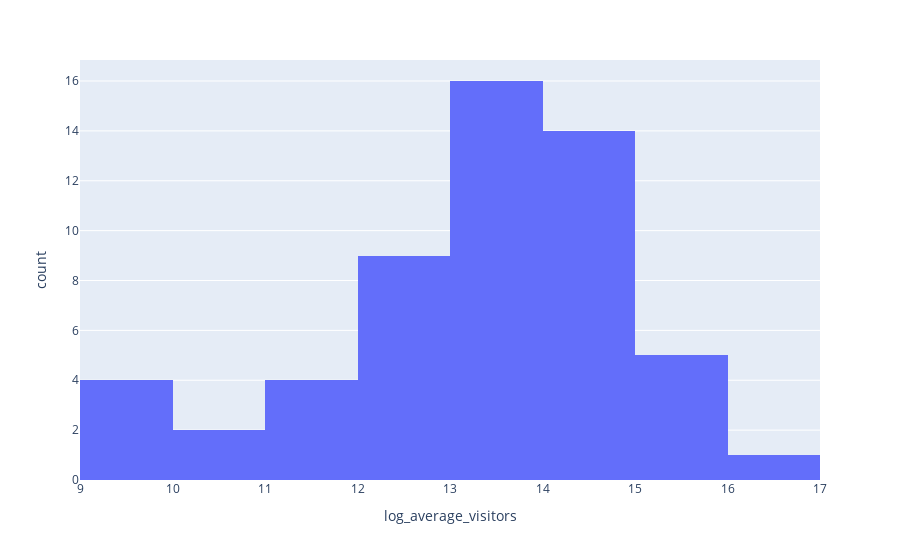
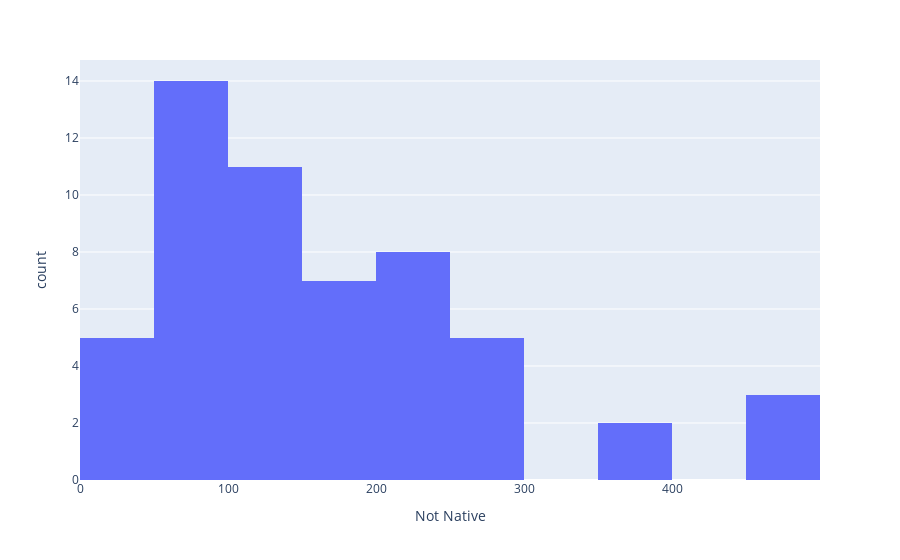

These figures' notebook cell, in order:
### Code cell
#Histogram
fig1 = px.histogram(biodiversity_df_noHawaii, x="log_average_visitors")
fig1.show()

fig2 = px.histogram(biodiversity_df_noHawaii, x="Not Native")
fig2.show()

### Figure 1 — Plotly figure (JSON) as saved in the notebook; plotly's stock layout.template omitted (floating-point values rounded to 4 significant figures)
{"data": [{"alignmentgroup": "True", "bingroup": "x", "hovertemplate": "log_average_visitors=%{x}<br>count=%{y}<extra></extra>", "legendgroup": "", "marker": {"color": "#636efa"}, "name": "", "offsetgroup": "", "orientation": "v", "showlegend": false, "type": "histogram", "x": [14.87, 14.1, 13.77, 12.84, 13.14, 12.39, 14.44, 13.3, 13.72, 12.97, 12.67, 11.77, 13.29, 14.63, 14.01, 13.17, 11.08, 13.8, 9.298, 13.17, 14.75, 15.47, 14.92, 11.69, 12.76, 16.17, 12.08, 14.17, 9.92, 14.53, 10.69, 12.65, 9.416, 9.61, 13.02, 13.19, 13.21, 14.06, 10.18, 14.96, 13.43, 12.37, 13.01, 15.15, 13.57, 14.35, 14.33, 14.08, 13.37, 12.35, 13.28, 11.23, 15.14, 15.23, 15.09], "xaxis": "x", "yaxis": "y"}], "layout": {"barmode": "relative", "legend": {"tracegroupgap": 0}, "margin": {"t": 60}, "xaxis": {"anchor": "y", "domain": [0, 1], "title": {"text": "log_average_visitors"}}, "yaxis": {"anchor": "x", "domain": [0, 1], "title": {"text": "count"}}}}

### Figure 2 — Plotly figure (JSON) as saved in the notebook; plotly's stock layout.template omitted (floating-point values rounded to 4 significant figures)
{"data": [{"alignmentgroup": "True", "bingroup": "x", "hovertemplate": "Not Native=%{x}<br>count=%{y}<extra></extra>", "legendgroup": "", "marker": {"color": "#636efa"}, "name": "", "offsetgroup": "", "orientation": "v", "showlegend": false, "type": "histogram", "x": [486, 108, 100, 112, 241, 130, 98, 120, 158, 73, 233, 85, 69, 290, 127, 22, 196, 495, 0, 71, 159, 225, 168, 85, 50, 456, 51, 263, 199, 64, 18, 33, 0, 66, 89, 234, 130, 170, 249, 270, 59, 144, 368, 108, 115, 261, 261, 377, 97, 161, 113, 81, 230, 207, 203], "xaxis": "x", "yaxis": "y"}], "layout": {"barmode": "relative", "legend": {"tracegroupgap": 0}, "margin": {"t": 60}, "xaxis": {"anchor": "y", "domain": [0, 1], "title": {"text": "Not Native"}}, "yaxis": {"anchor": "x", "domain": [0, 1], "title": {"text": "count"}}}}
